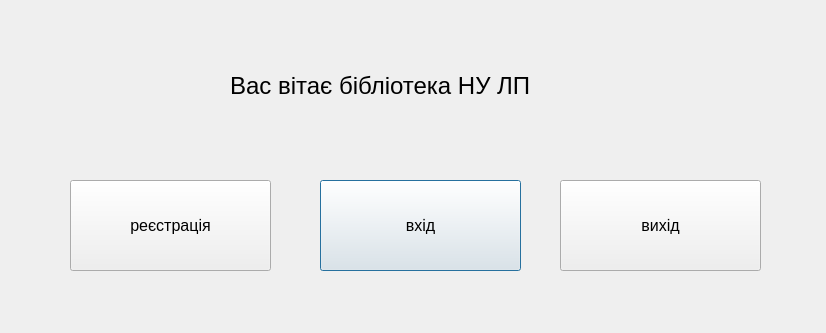
<?xml version="1.0" encoding="UTF-8"?>
<ui version="4.0">
 <class>incoming</class>
 <widget class="QDialog" name="incoming">
  <property name="geometry">
   <rect>
    <x>0</x>
    <y>0</y>
    <width>826</width>
    <height>333</height>
   </rect>
  </property>
  <property name="windowTitle">
   <string>Dialog</string>
  </property>
  <widget class="QPushButton" name="pushButton_2">
   <property name="geometry">
    <rect>
     <x>320</x>
     <y>180</y>
     <width>201</width>
     <height>91</height>
    </rect>
   </property>
   <property name="font">
    <font>
     <pointsize>12</pointsize>
    </font>
   </property>
   <property name="styleSheet">
    <string notr="true"/>
   </property>
   <property name="text">
    <string>вхід</string>
   </property>
   <property name="checkable">
    <bool>false</bool>
   </property>
  </widget>
  <widget class="QPushButton" name="pushButton">
   <property name="geometry">
    <rect>
     <x>70</x>
     <y>180</y>
     <width>201</width>
     <height>91</height>
    </rect>
   </property>
   <property name="font">
    <font>
     <pointsize>12</pointsize>
    </font>
   </property>
   <property name="text">
    <string>реєстрація</string>
   </property>
  </widget>
  <widget class="QLabel" name="label">
   <property name="geometry">
    <rect>
     <x>230</x>
     <y>60</y>
     <width>421</width>
     <height>51</height>
    </rect>
   </property>
   <property name="font">
    <font>
     <pointsize>18</pointsize>
    </font>
   </property>
   <property name="text">
    <string>Вас вітає бібліотека НУ ЛП</string>
   </property>
  </widget>
  <widget class="QPushButton" name="pushButton_3">
   <property name="geometry">
    <rect>
     <x>560</x>
     <y>180</y>
     <width>201</width>
     <height>91</height>
    </rect>
   </property>
   <property name="font">
    <font>
     <pointsize>12</pointsize>
    </font>
   </property>
   <property name="text">
    <string>вихід</string>
   </property>
  </widget>
 </widget>
 <resources/>
 <connections/>
</ui>
